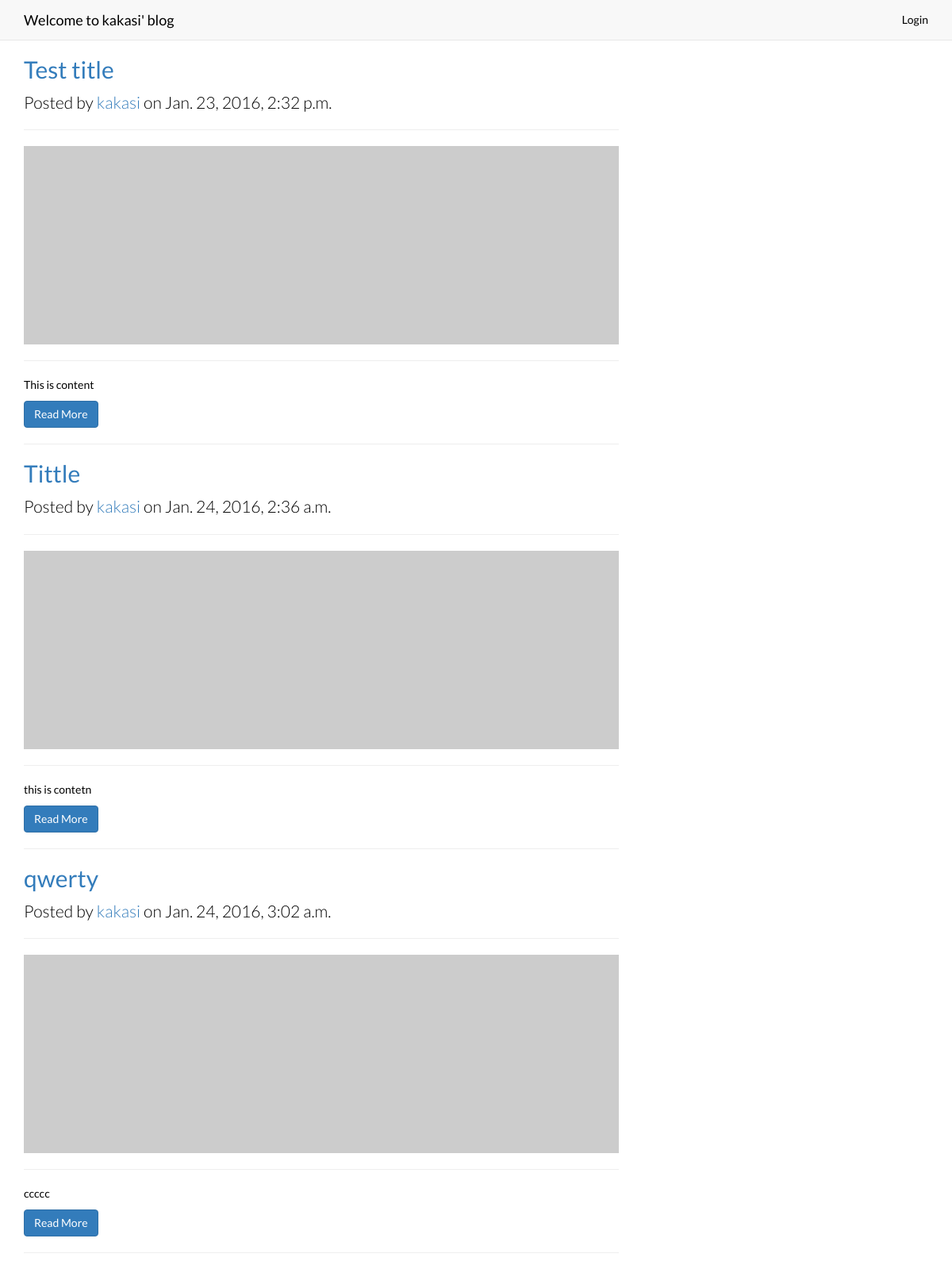
The app's page /blog/kakasi/ with its own data.
### blog/models.py (models this page shows, shortened)
class Blog(models.Model):
	title = models.CharField(max_length=100)
	desc = models.TextField(blank=True)
	domain = models.CharField(max_length=100)
	photo = models.URLField(blank=True)
	public = models.BooleanField(blank=True)
	owner = models.ForeignKey(User)

class Post(models.Model):
	title = models.CharField(max_length=100)
	content = models.TextField(blank=True)
	photo = models.URLField(blank=True)
	location = models.CharField(max_length=100)
	created_at = models.DateTimeField(auto_now_add=True)
	author = models.ForeignKey(Blog)
	category = models.ForeignKey(Category,null=True)

### blog/views.py (the view)
# urls.py: url(r'^blog/(?P<username>[-\w]+)/$', blog_detail, name='blog_detail'),
def blog_detail(request,username):
    user = User.objects.get(username=username)
    blog = Blog.objects.filter( owner = user)
    post_list = Post.objects.filter(author = blog[0])
    for post in post_list:
        tags = Tag.objects.filter( post = post)
        post.tags = tags
    return render(request, 'index.html', {
        'post_list': post_list,
        'blog': blog[0],
        })

### templates/index.html (shortened to what this page needs)
<!DOCTYPE html>
<html>
    {% load staticfiles %}
    <link href="{% static 'bootstrap.css' %}" rel="stylesheet" type="text/css">
    <link href="{% static 'font-awesome.min.css' %}" rel="stylesheet" type="text/css">
    <head>
    </head>
    <body>
        <div class="navbar navbar-default navbar-static-top">
            <div class="container">
                <div class="navbar-header">
                    <a class="navbar-brand" href="/blog/{{request.user}}"><span>{{blog.title}}</span></a>
                </div>
                <div class="collapse navbar-collapse" id="navbar-ex-collapse">
                    <ul class="nav navbar-nav navbar-right">
                        {% if request.user.is_authenticated %}
                        <li>
                            <a href="/post/create/">Post</a>
                        </li>
                        <li>
                            <a href="/blog/logout/">Logout</a>
                        </li>
                        {% else %}
                        <li>
                            <a href="/blog/">Login</a>
                        </li>
                        {% endif %}
                    </ul>
                </div>
            </div>
        </div>
        <div class="container">
            <div class="row">
                <div class="col-md-8">
                {% for post in post_list %}
                <h2>
                    <a href="#">{{ post.title }} </a>
                </h2>
                <p class="lead">
                    Posted by <a href="index.php">{{ post.author.owner.username }}</a> on {{ post.created_at }}
                </p>
                <hr>
                <img class="img-responsive" src="http://placehold.it/900x300" alt="">
                <hr>
                <p>{{ post.content }}</p>
                <a class="btn btn-primary" href="/blog/{{request.user.username}}/{{ post.pk }}">Read More</a>
                <hr>
                {% endfor %}
                </div>
            </div>
        </div>
    </body>
</html>

### records on screen
Blog: title "Welcome to kakasi' blog"
Post: title "Test title", author.owner.username "kakasi", created_at "Jan. 23, 2016, 2:32 p.m.", content "This is content"
Post: title "Tittle", author.owner.username "kakasi", created_at "Jan. 24, 2016, 2:36 a.m.", content "this is contetn"
Post: title "qwerty", author.owner.username "kakasi", created_at "Jan. 24, 2016, 3:02 a.m.", content "ccccc"
